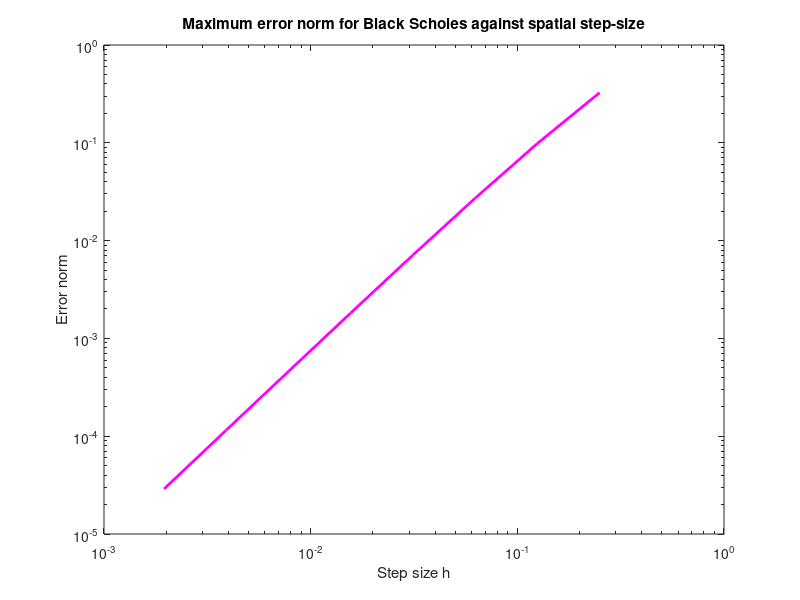

Source code (MATLAB): (Note: this script raises an error after producing the figure.)
% Reads in data
format long;
value = csvread('BSError.csv');

% Retrieves h and error values
h = value(1:end,1);
error = value(1:end,2);

% Create plot
figure(1);
loglog(h,error,'m','LineWidth',2);
xlabel('Step size h'); ylabel('Error norm');
title('Maximum error norm for Black Scholes against spatial step-size'); % Improve with t
ax = gca; ax.FontSize = 14; axis tight;


